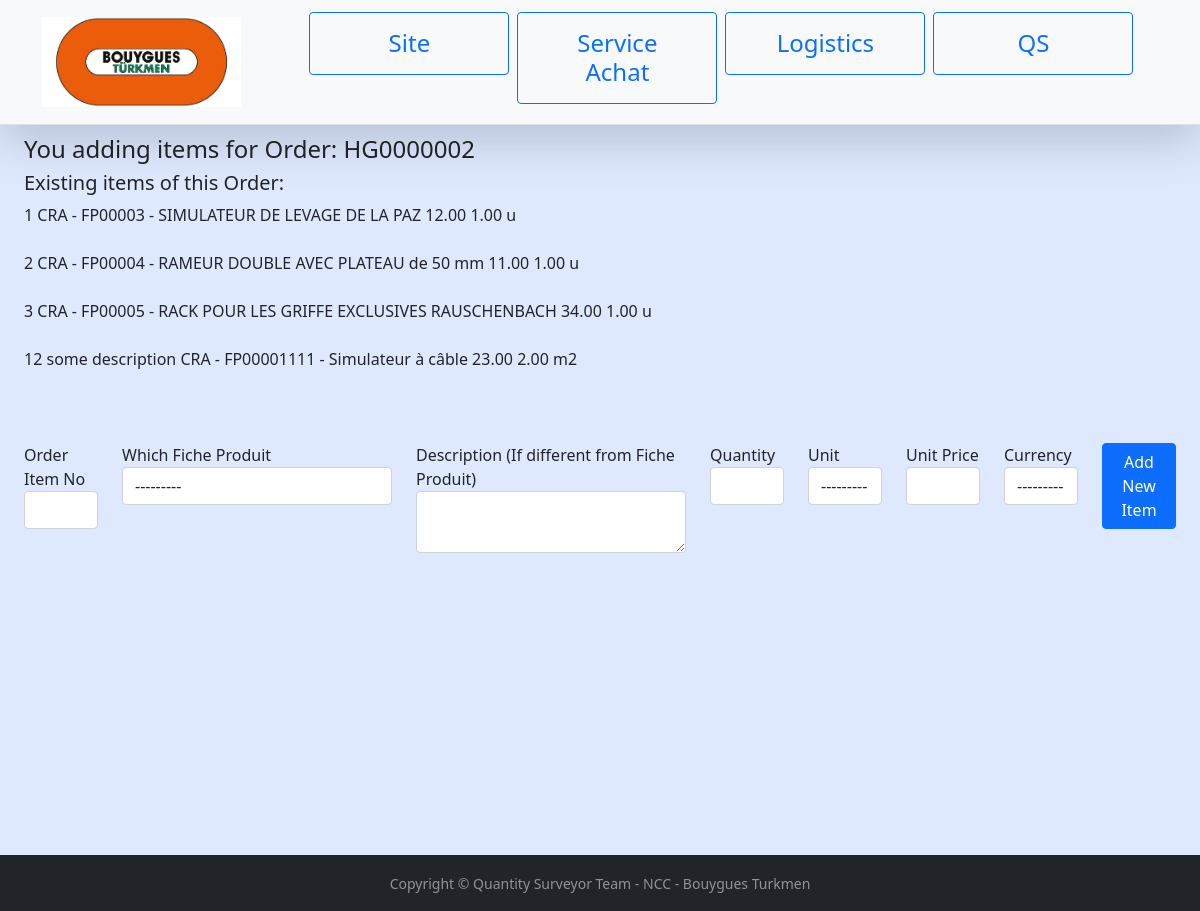
The page /hg/2/additem/ on the database as committed earlier.
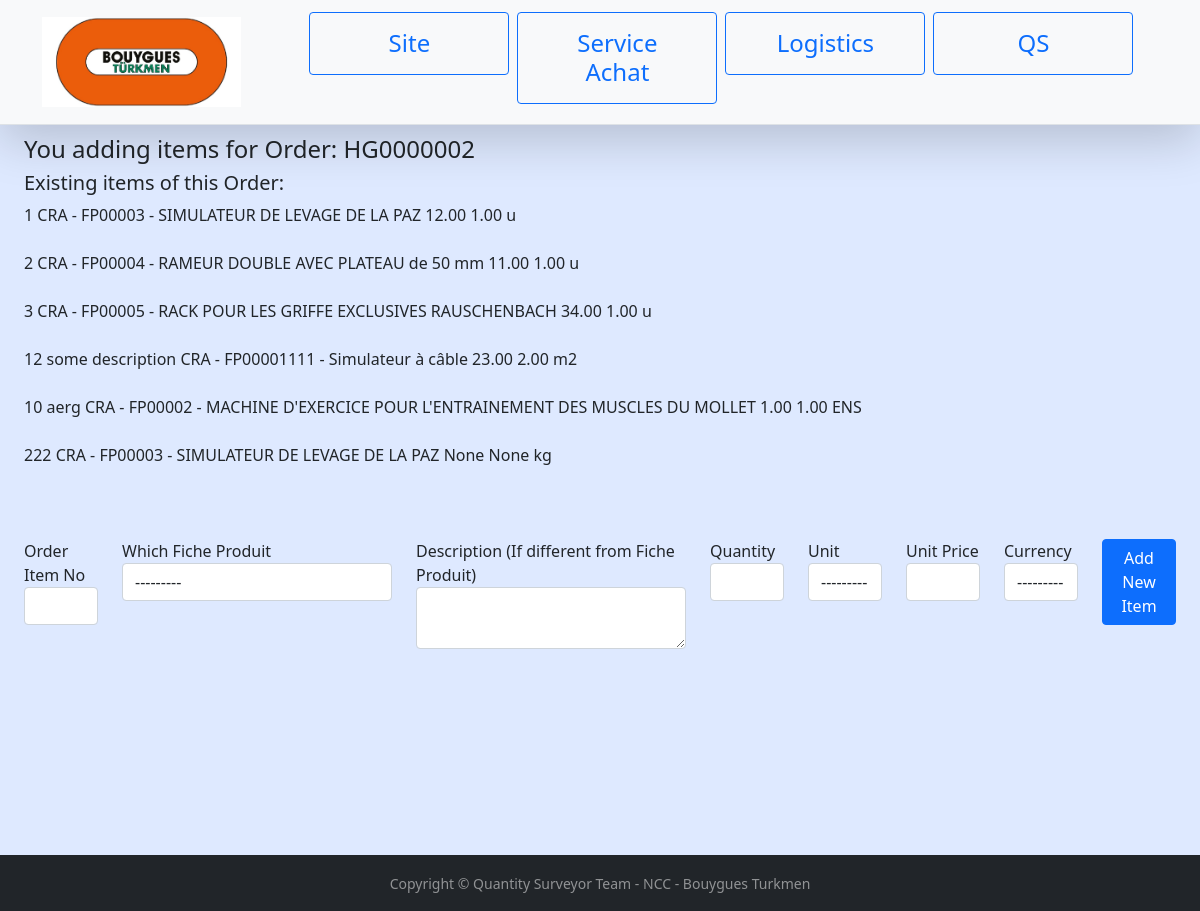
The same page on the database as committed later.
### fiche_produit/models.py (models this page shows, shortened)
class OrderItem(models.Model):
    no = models.CharField(max_length=20, blank=True, null=True)
    order = models.ForeignKey('Order', related_name = 'orderorderitems', on_delete=models.SET_NULL, blank=True, null=True)
    product_card = models.ForeignKey('ProductCard', related_name='productcardorderitems', on_delete=models.SET_NULL, blank=True, null=True)
    desc_fr = models.TextField(max_length=500, blank=True, null=True)
    quantity = models.DecimalField(max_digits=12, decimal_places=2, blank=True, null=True)
    unit  = models.ForeignKey(Unit,on_delete=models.SET_NULL, blank=True, null=True)
    price = models.DecimalField(max_digits=12, decimal_places=2, blank=True, null=True)
    total_price = models.DecimalField(max_digits=12, decimal_places=2, blank=True, null=True)
    currency =  models.ForeignKey(Currency,on_delete=models.SET_NULL, blank=True, null=True)
    class Meta:
        constraints = [models.UniqueConstraint(fields=['order', 'no'], name='order-item-no')]

class ProductCard(models.Model):
    number = models.CharField(max_length=10, blank=True, null=True)
    product = models.ForeignKey(Product, on_delete=models.SET_NULL, blank=True, null=True)
    provider = models.ForeignKey(Provider, on_delete=models.SET_NULL, blank=True, null=True)
    origin = models.ForeignKey(Country, on_delete=models.SET_NULL, blank=True, null=True, related_name='origin_country')
    manufactured_in = models.ForeignKey(Country, on_delete=models.SET_NULL, blank=True, null=True, related_name='manufactured_country')
    project = models.ForeignKey(Project,on_delete=models.SET_NULL, blank=True, null=True)
    department = models.ForeignKey(Department, on_delete=models.SET_NULL, blank=True, null=True)
    location = models.ForeignKey(Room, on_delete=models.SET_NULL, blank=True, null=True)
    trade = models.ForeignKey(Trade, on_delete=models.SET_NULL, blank=True, null=True)
    lot = models.ForeignKey(Lot, on_delete=models.SET_NULL, blank=True, null=True)
    fp_type =  models.ForeignKey(FPType, on_delete=models.SET_NULL, blank=True, null=True)
    phase = models.ForeignKey(Phase, on_delete=models.SET_NULL, blank=True, null=True)
    index = models.CharField(max_length=2, blank=True, null=True)
    protocol = models.TextField(max_length=500, blank=True, null=True)
    observation =models.TextField(max_length=500, blank=True, null=True)
    annexe5 = models.ForeignKey('Annexe5', on_delete=models.SET_NULL, blank=True, null=True)
    sign_contractor1 = models.ForeignKey(Employee, on_delete=models.SET_NULL, blank=True, null=True, related_name='sign_emetteur')
    sign_contractor2 = models.ForeignKey(Employee, on_delete=models.SET_NULL, blank=True, null=True, related_name='sign_director')
    sign_tehnadzor = models.CharField(max_length=200, blank=True, null=True)
    sign_client = models.ForeignKey(Client,on_delete=models.SET_NULL, blank=True, null=True)
    date_contractor = models.DateTimeField(auto_now=True, blank=True, null=True)
    date_tehnadzor = models.DateTimeField(auto_now=True, blank=True, null=True)
    date_client = models.DateTimeField(auto_now=True, blank=True, null=True)
    created_by = models.ForeignKey(Employee, on_delete=models.SET_NULL, blank=True, null=True, related_name='created')
    created_at = models.DateTimeField(auto_now=True, blank=True, null=True)
    note_for_achat = models.TextField(max_length=500, blank=True, null=True)
    def __str__(self):
        try:
            return str(self.project) + ' - ' + str(self.number) + ' - ' + str(self.product.name_fr)
        except:
            return super().__str__()
    class Meta:
        constraints = [models.UniqueConstraint(fields=['project','number'], name = 'project-fp-number')]

class Project(models.Model):
    code = models.CharField(max_length=3, blank=True, null=True)
    name_en = models.CharField(max_length=200, blank=True, null=True)
    name_fr = models.CharField(max_length=200, blank=True, null=True)
    name_ru = models.CharField(max_length=200, blank=True, null=True)
    name_tm = models.CharField(max_length=200, blank=True, null=True)
    director = models.ForeignKey('Employee', on_delete=models.SET_NULL, blank=True, null=True)
    contract_total = models.DecimalField(max_digits=12, decimal_places=2, blank=True, null=True)
    def __str__(self):
        return self.code

class Product(models.Model):
    name_en = models.CharField(max_length=200, blank=True, null=True)
    name_fr = models.CharField(max_length=200, blank=True, null=True)
    name_ru = models.CharField(max_length=200, blank=True, null=True)
    name_tm = models.CharField(max_length=200, blank=True, null=True)
    desc_en = models.TextField(max_length=1000, blank=True, null=True)
    desc_fr = models.TextField(max_length=1000, blank=True, null=True)
    desc_ru  = models.TextField(max_length=1000, blank=True, null=True)
    desc_tm  = models.TextField(max_length=1000, blank=True, null=True)
    image = models.ImageField(upload_to='product_image/',blank=True, null=True)
    technical_detail = models.FileField(upload_to='technical_detail/', blank=True, null=True)
    created_by = models.ForeignKey('Employee', on_delete=models.SET_NULL, blank=True, null=True)
    created_at = models.DateTimeField(auto_now=True, blank=True, null=True)

class Unit(models.Model):
    name_en = models.CharField(max_length=10, blank=True, null=True)
    name_fr = models.CharField(max_length=10, blank=True, null=True)
    name_ru = models.CharField(max_length=10, blank=True, null=True)
    name_tm = models.CharField(max_length=10, blank=True, null=True)
    def __str__(self):
        return self.name_fr

### achat/views.py (the view, shortened to what this page needs)
# urls.py: path('hg/<int:pk>/additem/', hgadditem_view, name = 'hgadditem'),
def hgadditem_view(request, **kwargs):
    current_order_id = pk=kwargs['pk']
    order = get_object_or_404(Order, pk=current_order_id)
    existing_items = order.orderorderitems.all()
    orderitemform = OrderItemModelForm
    context = {
        'order':order,
        'existing_items':existing_items,
        'orderitemform':orderitemform
    }
    return render(request, 'achat/hgitemform.html', context)

### fiche_produit/models.py (called while the page is built)
    def __str__(self):
        return self.short_name_fr

### templates/achat/hgitemform.html (shortened to what this page needs)
{% extends 'base.html' %}
{% load static %}
{% block content %}
<div class="container-fluid">
<h4>You adding items for Order: {{ order.number }}</h4>
<h5>Existing items of this Order:</h5>
{% for item in existing_items %}
    {{item.no}}
    {{item.desc_fr}}
    {{item.product_card}}
    {{item.price }}
    {{item.quantity }}
    {{item.unit}}
    <br> <br>
{% endfor %}
<form id='orderitem' method="POST" class="mt-5">
        <div class="row">
            <div class="form-group col-md-1">
                <label for="orderitemno">Order Item No</label>
                {{ orderitemform.no }}
            </div>
            <div class="form-group col-md-3">
                <label for="whichficheproduit">Which Fiche Produit</label>
                {{ orderitemform.product_card }}
            </div>
            <div class="form-group  col-md-3">
                <label for="descriptionfr">Description (If different from Fiche Produit)</label>
                {{ orderitemform.desc_fr }}
            </div>
            <div class="form-group  col-md-1">
                <label for="quantity">Quantity</label>
                {{ orderitemform.quantity }}
            </div>
            <div class="form-group  col-md-1">
                <label for="unit">Unit</label>
                {{ orderitemform.unit }}
            </div>
            <div class="form-group  col-md-1">
                <label for="price">Unit Price</label>
                {{ orderitemform.price }}
            </div>
            <div class="form-group  col-md-1">
                <label for="currency">Currency</label>
                {{ orderitemform.currency }}
            </div>
            <div class="form-group  col-md-1">
                <button type="submit"  id='ordersubmit' class="btn btn-primary" style="max-width: max-content;">Add New Item</button>
            </div>
        </div>
        </form>
</div>
{% endblock %}

Rows that differ between the two databases and show on the page:
added OrderItem: no "10", desc_fr "aerg", product_card "CRA - FP00002 - MACHINE D'EXERCICE POUR L'ENTRAINEMENT DES MUSCLES DU MOLLET", price "1.00", quantity "1.00", unit "ENS"
added OrderItem: no "222", product_card "CRA - FP00003 - SIMULATEUR DE LEVAGE DE LA PAZ", price "None", quantity "None", unit "kg"
